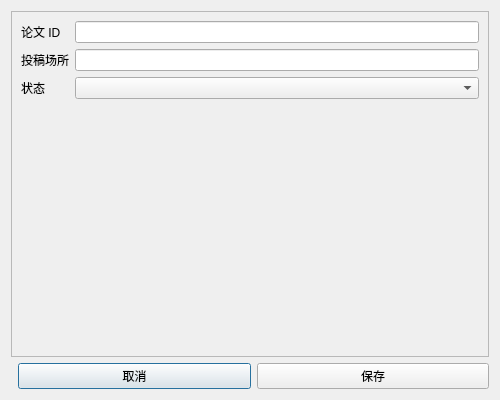
<?xml version="1.0" encoding="UTF-8"?>
<ui version="4.0">
 <class>SubmissionEditorDialog</class>
 <widget class="QDialog" name="submissionEditorDialog">
  <property name="minimumSize"><size><width>500</width><height>400</height></size></property>
  <property name="windowTitle"><string>投稿</string></property>
  <layout class="QVBoxLayout" name="submissionEditorRootLayout">
   <item><widget class="QScrollArea" name="submissionEditorScrollArea">
    <property name="widgetResizable"><bool>true</bool></property>
    <widget class="QWidget" name="submissionEditorContent">
     <layout class="QFormLayout" name="submissionEditorFormLayout">
      <item row="0" column="0"><widget class="QLabel" name="submissionPaperIdLabel"><property name="text"><string>论文 ID</string></property></widget></item>
      <item row="0" column="1"><widget class="QLineEdit" name="submissionPaperIdEdit"/></item>
      <item row="1" column="0"><widget class="QLabel" name="submissionVenueLabel"><property name="text"><string>投稿场所</string></property></widget></item>
      <item row="1" column="1"><widget class="QLineEdit" name="submissionVenueEdit"><property name="maxLength"><number>500</number></property></widget></item>
      <item row="2" column="0"><widget class="QLabel" name="submissionStatusLabel"><property name="text"><string>状态</string></property></widget></item>
      <item row="2" column="1"><widget class="QComboBox" name="submissionStatusCombo"/></item>
      <item row="3" column="0" colspan="2"><widget class="QLabel" name="submissionRecoveryStatusLabel"><property name="text"><string/></property></widget></item>
      <item row="4" column="0" colspan="2"><widget class="QLabel" name="submissionErrorLabel"><property name="text"><string/></property><property name="wordWrap"><bool>true</bool></property></widget></item>
     </layout>
    </widget>
   </widget></item>
   <item><layout class="QHBoxLayout" name="submissionEditorButtonLayout">
    <item><spacer name="submissionEditorButtonSpacer"><property name="orientation"><enum>Qt::Horizontal</enum></property></spacer></item>
    <item><widget class="QPushButton" name="cancelSubmissionButton"><property name="text"><string>取消</string></property></widget></item>
    <item><widget class="QPushButton" name="saveSubmissionButton"><property name="text"><string>保存</string></property></widget></item>
   </layout></item>
  </layout>
 </widget>
 <resources/><connections/>
</ui>
